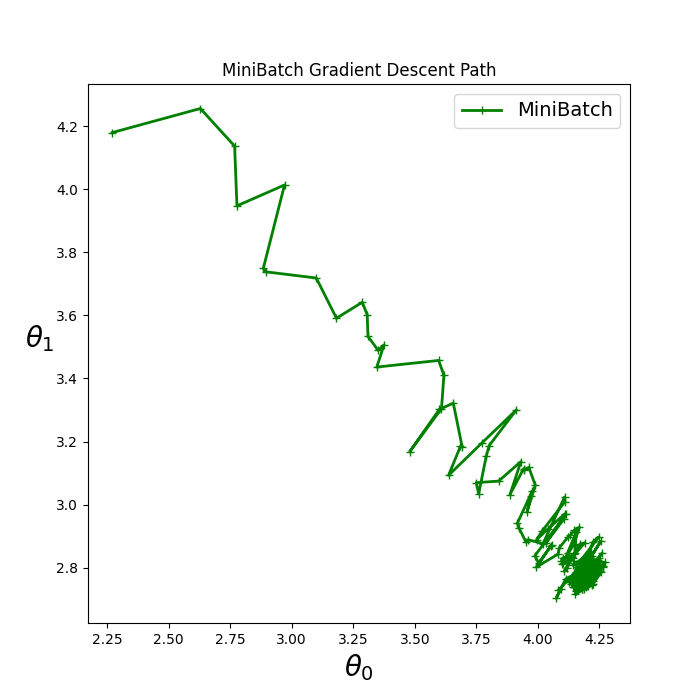

Recreate this plot in Python.
import numpy as np
import matplotlib.pyplot as plt

# 设置随机种子以确保结果的可重复性
np.random.seed(42)

# 模拟数据集
X = 2 * np.random.rand(100, 1)
y = 4 + 3 * X + np.random.randn(100, 1)

# 添加x0 = 1 到所有实例
X_b = np.c_[np.ones((100, 1)), X]

# MiniBatch 梯度下降参数
n_iterations = 50
minibatch_size = 16
n_epochs = 50
t0, t1 = 200, 1000  # 学习计划的超参数

def learning_schedule(t):
    return t0 / (t + t1)

theta_path_mgd = []
m = len(X_b)

theta = np.random.randn(2,1)  # 随机初始化参数

for epoch in range(n_epochs):
    shuffled_indices = np.random.permutation(m)
    X_b_shuffled = X_b[shuffled_indices]
    y_shuffled = y[shuffled_indices]
    for i in range(0, m, minibatch_size):
        t = epoch * m + i
        xi = X_b_shuffled[i:i+minibatch_size]
        yi = y_shuffled[i:i+minibatch_size]
        gradients = 2/minibatch_size * xi.T.dot(xi.dot(theta) - yi)
        eta = learning_schedule(t)
        theta = theta - eta * gradients
        theta_path_mgd.append(theta)

# 将路径转换为数组以便绘图
theta_path_mgd = np.array(theta_path_mgd)

# 绘制θ路径
plt.figure(figsize=(7,7))
plt.plot(theta_path_mgd[:, 0], theta_path_mgd[:, 1], "g-+", linewidth=2, label="MiniBatch")
plt.xlabel(r"$\theta_0$", fontsize=20)
plt.ylabel(r"$\theta_1$   ", fontsize=20, rotation=0)
plt.legend(loc="upper right", fontsize=14)
plt.title("MiniBatch Gradient Descent Path")
plt.savefig("taskA.png")
plt.show()
#batch数量如何选择？
